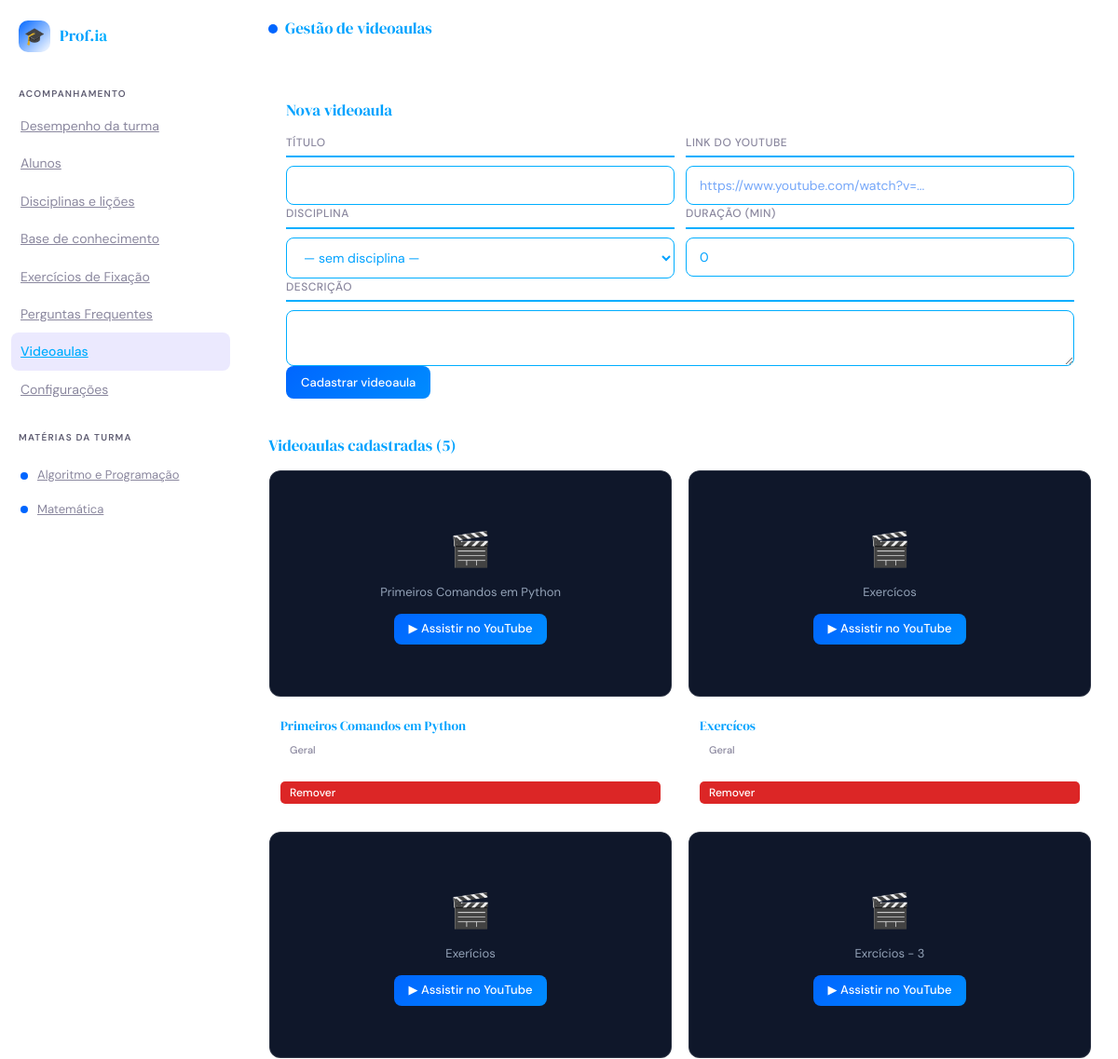
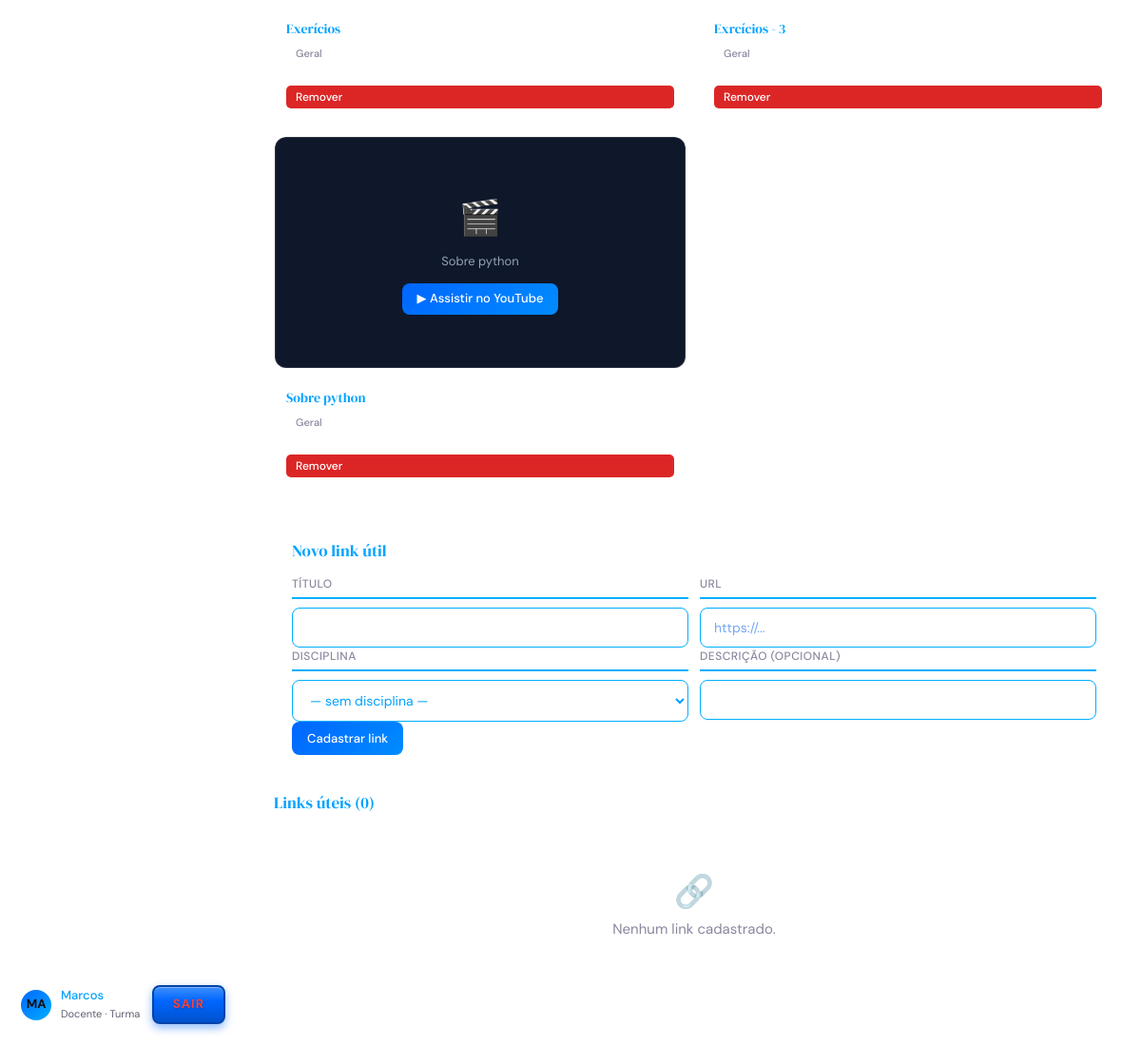
The app's page /professor/videoaulas/ (signed in) with its own data (2 pictures, top to bottom).
### src/frontend/app/models/disciplina.py (models this page shows, shortened)
class Disciplina(models.Model):
    nome = models.CharField("Nome", max_length=80, unique=True)
    descricao = models.TextField("Descricao", blank=True)
    icone = models.CharField("Icone", max_length=10, blank=True)
    cor_primaria = models.CharField(
        "Cor primaria",
        max_length=40,
        default="#1a73e8",
    )
    prompt_sistema = models.TextField(
        "Prompt do sistema",
        blank=True,
    )
    ordem = models.SmallIntegerField("Ordem", default=0)
    ativa = models.BooleanField("Ativa", default=True)
    criado_em = models.DateTimeField("Criado em", auto_now_add=True)
    class Meta:
        verbose_name = "Disciplina"
        verbose_name_plural = "Disciplinas"
        ordering = ["ordem", "nome"]

### src/frontend/app/models/usuarios.py (models this page shows, shortened)
class Usuario(AbstractUser):
    class Papel(models.TextChoices):
        ALUNO = "aluno", "Aluno"
        PROFESSOR = "professor", "Professor"
    papel = models.CharField(
        max_length=20,
        choices=Papel.choices,
        default=Papel.ALUNO,
        verbose_name="Papel",
        help_text="Define o tipo de acesso do usuário no sistema.",
    )
    primeiro_acesso = models.BooleanField(
        default=True,
        verbose_name="Primeiro acesso",
        help_text=(
            "Quando verdadeiro, o usuário é obrigado a trocar a senha "
            "no próximo login. Usado principalmente para professores "
            "cadastrados pelo administrador com senha temporária."
        ),
    )
    identificador_aluno = models.CharField(
        max_length=50,
        blank=True,
        null=True,
        unique=True,
        verbose_name="Identificador do aluno (Grupo 1)",
        help_text=(
            "Vínculo com o registro do aluno no backend do Grupo 1. "
            "Usado nas chamadas à API, por exemplo /api/desempenho/<id>/. "
            "Deixar em branco para professores."
        ),
    )
    class Tema(models.TextChoices):
        CLARO = "claro", "Claro"
        ESCURO = "escuro", "Escuro"
    tema = models.CharField(
        max_length=10,
        choices=Tema.choices,
        default=Tema.CLARO,
        verbose_name="Tema do site",
        help_text="Aparência escolhida pelo usuário (claro ou escuro).",
    )
    notificacoes_email = models.BooleanField(
        default=True,
        verbose_name="Notificações por e-mail",
        help_text="Receber avisos de novas conquistas, quizzes e atividades por e-mail.",
    )
    class Avatar(models.TextChoices):
        AZUL = "azul", "Azul"
        VERDE = "verde", "Verde"
        ROXO = "roxo", "Roxo"
        LARANJA = "laranja", "Laranja"
        ROSA = "rosa", "Rosa"
    avatar_cor = models.CharField(
        max_length=10,
        choices=Avatar.choices,
        default=Avatar.AZUL,
        verbose_name="Cor do avatar",
        help_text="Cor do círculo com as iniciais exibido na barra lateral.",
    )
    reduzir_animacoes = models.BooleanField(
        default=False,
        verbose_name="Reduzir animações",
        help_text="Desativa transições e animações da interface (acessibilidade).",
    )
    turma_nome = models.CharField(
        max_length=100,
        blank=True,
        default="",
        verbose_name="Turma (professor)",
        help_text="Nome da turma exibido no painel do professor.",
    )
    class Turno(models.TextChoices):
        MANHA = "manha", "Manhã"
        TARDE = "tarde", "Tarde"
        NOITE = "noite", "Noite"
        INTEGRAL = "integral", "Integral"
    turma_turno = models.CharField(
        max_length=10,
        choices=Turno.choices,
        blank=True,
        default="",
        verbose_name="Turno da turma (professor)",
    )
    turma_codigo = models.CharField(
        max_length=30,
        blank=True,
        default="",
        verbose_name="Código da turma (professor)",
        help_text="Código ou identificador interno da turma, se houver.",
    )
    disciplina_atual = models.ForeignKey(
        "app.Disciplina",
        null=True,
        blank=True,
        on_delete=models.SET_NULL,
        related_name="alunos",
        verbose_name="Disciplina atual",
        help_text="Disciplina à qual o aluno está vinculado.",
    )
    class Meta:
        db_table = "usuario"
        verbose_name = "Usuário"
        verbose_name_plural = "Usuários"
        ordering = ["username"]
    @property
    def eh_aluno(self) -> bool:
        return self.papel == self.Papel.ALUNO
    @property
    def eh_professor(self) -> bool:
        return self.papel == self.Papel.PROFESSOR

### src/frontend/app/models/videoaulas.py (models this page shows, shortened)
class Videoaula(models.Model):
    titulo = models.CharField("Titulo", max_length=200)
    descricao = models.TextField("Descricao", blank=True)
    url_youtube = models.URLField("Link do YouTube", max_length=500)
    duracao_minutos = models.PositiveSmallIntegerField(
        "Duracao (minutos)",
        default=0,
    )
    disciplina = models.ForeignKey(
        "app.Disciplina",
        null=True,
        blank=True,
        on_delete=models.SET_NULL,
        related_name="videoaulas",
        verbose_name="Disciplina",
    )
    licao = models.ForeignKey(
        "app.Licao",
        null=True,
        blank=True,
        on_delete=models.SET_NULL,
        related_name="videoaulas",
        verbose_name="Licao",
    )
    topico = models.ForeignKey(
        "banco_dados.ConteudoAlgoritmos",
        null=True,
        blank=True,
        on_delete=models.SET_NULL,
        related_name="videoaulas",
        verbose_name="Topico da base de conhecimento",
    )
    ordem = models.PositiveSmallIntegerField("Ordem", default=0)
    cadastrado_por = models.ForeignKey(
        settings.AUTH_USER_MODEL,
        null=True,
        blank=True,
        on_delete=models.SET_NULL,
        related_name="videoaulas_cadastradas",
        verbose_name="Cadastrado por",
    )
    ativa = models.BooleanField("Ativa", default=True)
    criado_em = models.DateTimeField("Criado em", auto_now_add=True)
    atualizado_em = models.DateTimeField("Atualizado em", auto_now=True)
    class Meta:
        verbose_name = "Videoaula"
        verbose_name_plural = "Videoaulas"
        ordering = ["disciplina", "licao", "ordem"]

### src/frontend/app/views.py (the view, shortened to what this page needs)
# urls.py: path("professor/videoaulas/", views.gestao_videoaulas,
@professor_required
def gestao_videoaulas(request):
    ctx = base_ctx(request, "videoaulas")
    ctx.update({
        "videoaulas": list(Videoaula.objects.select_related("disciplina")),
        "disciplinas": list(Disciplina.objects.filter(ativa=True)),
        "links_uteis": list(LinkUtil.objects.select_related("disciplina")),
    })
    return render(request, "professor/videoaulas.html", ctx)

### src/frontend/templates/professor/videoaulas.html (shortened to what this page needs)
{% extends "base.html" %}
{% block page_title %}Gestão de videoaulas{% endblock %}
{% block body %}
<div class="panel-body">
  <div class="form-card">
    <div class="panel-section-head"><h3>Nova videoaula</h3></div>
    <form method="post" action="{% url 'gestao_videoaulas' %}">
      <div class="grid-2">
        <div class="form-group">
          <label class="form-label">Título</label>
          <input class="form-input" name="titulo" required />
        </div>
        <div class="form-group">
          <label class="form-label">Link do YouTube</label>
          <input class="form-input" name="url_youtube" placeholder="https://www.youtube.com/watch?v=..." required />
        </div>
      </div>
      <div class="grid-2">
        <div class="form-group">
          <label class="form-label">Disciplina</label>
          <select class="form-input" name="disciplina">
            <option value="">— sem disciplina —</option>
          </select>
        </div>
        <div class="form-group">
          <label class="form-label">Duração (min)</label>
          <input class="form-input" name="duracao_minutos" type="number" min="0" value="0" />
        </div>
      </div>
      <div class="form-group">
        <label class="form-label">Descrição</label>
        <textarea class="form-input" name="descricao" rows="2"></textarea>
      </div>
      <button class="btn btn-primary" type="submit">Cadastrar videoaula</button>
    </form>
  </div>
  <div class="panel-section">
    <div class="panel-section-head"><h3>Videoaulas cadastradas ({{ videoaulas|length }})</h3></div>
    <div class="video-grid">
      {% for v in videoaulas %}
      <div class="tile" style="padding:0;overflow:hidden;">
        <div class="video-frame" style="background:#0f172a;display:flex;align-items:center;justify-content:center;min-height:140px;">
          <div style="text-align:center;padding:20px;">
            <div style="font-size:36px;margin-bottom:8px;">🎬</div>
            <div style="color:#94a3b8;font-size:13px;margin-bottom:12px;">{{ v.titulo }}</div>
            <a href="{{ v.url_youtube }}" target="_blank" rel="noopener"
               class="btn btn-primary" style="font-size:13px;padding:6px 16px;">
              ▶ Assistir no YouTube
            </a>
          </div>
        </div>
        <div style="padding:12px;">
          <div class="tile-title" style="font-size:14px;">{{ v.titulo }}</div>
          <div class="tile-foot">
            <span class="tag">{{ v.disciplina.nome|default:"Geral" }}</span>
          </div>
        </div>
        <div style="padding:0 12px 12px;">
          <form method="post" action="{% url 'gestao_videoaulas' %}"
                onsubmit="return confirm('Remover a videoaula \'{{ v.titulo }}\'?')"
                style="margin:0;">
            <button type="submit" class="btn btn-sm"
                    style="background:#dc2626;color:#fff;border:none;
                           padding:4px 10px;border-radius:5px;cursor:pointer;
                           font-size:12px;width:100%;">
              Remover
            </button>
          </form>
        </div>
      </div>
      {% empty %}
      <div class="empty"><div class="empty-ico">🎬</div><p>Nenhuma videoaula cadastrada.</p></div>
      {% endfor %}
    </div>
  </div>
  <div class="form-card" style="margin-top:32px;">
    <div class="panel-section-head"><h3>Novo link útil</h3></div>
    <form method="post" action="{% url 'gestao_videoaulas' %}">
      <div class="grid-2">
        <div class="form-group">
          <label class="form-label">Título</label>
          <input class="form-input" name="link_titulo" required />
        </div>
        <div class="form-group">
          <label class="form-label">URL</label>
          <input class="form-input" name="link_url" placeholder="https://..." required />
        </div>
      </div>
      <div class="grid-2">
        <div class="form-group">
          <label class="form-label">Disciplina</label>
          <select class="form-input" name="link_disciplina">
            <option value="">— sem disciplina —</option>
          </select>
        </div>
        <div class="form-group">
          <label class="form-label">Descrição (opcional)</label>
          <input class="form-input" name="link_descricao" />
        </div>
      </div>
      <button class="btn btn-primary" type="submit">Cadastrar link</button>
    </form>
  </div>
  <div class="panel-section">
    <div class="panel-section-head"><h3>Links úteis ({{ links_uteis|length }})</h3></div>
    {% for lk in links_uteis %}
    <div class="list-item">
      <div class="li-main">
        <div class="li-title">{{ lk.titulo }}</div>
        <div class="li-sub">
          {% if lk.disciplina %}{{ lk.disciplina.nome }} · {% endif %}
          {{ lk.descricao|default:"" }}
        </div>
      </div>
      <div class="li-actions" style="gap:8px;">
        <a href="{{ lk.url }}" target="_blank" rel="noopener" class="btn btn-sm">
          Acessar ↗
        </a>
        <form method="post" action="{% url 'gestao_videoaulas' %}"
              onsubmit="return confirm('Remover o link \'{{ lk.titulo }}\'?')"
              style="margin:0;">
          {% csrf_token %}
          <input type="hidden" name="acao" value="excluir_link" />
          <input type="hidden" name="link_id" value="{{ lk.id }}" />
          <button type="submit" class="btn btn-sm"
                  style="background:#dc2626;color:#fff;border:none;
                         padding:4px 10px;border-radius:5px;cursor:pointer;font-size:12px;">
            Remover
          </button>
        </form>
      </div>
    </div>
    {% empty %}
    <div class="empty"><div class="empty-ico">🔗</div><p>Nenhum link cadastrado.</p></div>
    {% endfor %}
  </div>
</div>
{% endblock %}

### src/frontend/templates/base.html (shortened to what this page needs)
{% load static %}
<!DOCTYPE html>
<html lang="pt-BR" data-theme="{{ request.user.tema|default:'claro' }}">
<head>
<link rel="stylesheet" href="{% static 'css/app.css' %}" />
</head>
<body>
<div class="app visible" id="appShell">
  <aside class="sidebar">
    <div class="sidebar-logo">
      <div class="logo-icon">🎓</div>
      <div class="logo-text">Prof.<span>ia</span></div>
    </div>
    {% if request.user.eh_professor %}
    <div class="sidebar-section">
      <div class="sidebar-label">Acompanhamento</div>
      <a class="nav-item {% if active_nav == 'dashboard' %}active{% endif %}" href="{% url 'dashboard_professor' %}">Desempenho da turma</a>
      <a class="nav-item {% if active_nav == 'alunos' %}active{% endif %}" href="{% url 'cadastro_alunos' %}">Alunos</a>
      <a class="nav-item {% if active_nav == 'disciplinas' %}active{% endif %}" href="{% url 'gestao_disciplinas' %}">Disciplinas e lições</a>
      <a class="nav-item {% if active_nav == 'conteudo' %}active{% endif %}" href="{% url 'gestao_conteudo' %}">Base de conhecimento</a>
      <a class="nav-item {% if active_nav == 'quizzes' %}active{% endif %}" href="{% url 'gestao_quizzes' %}">Exercícios de Fixação</a>
      <a class="nav-item {% if active_nav == 'qa' %}active{% endif %}" href="{% url 'gestao_qa' %}">Perguntas Frequentes</a>
      <a class="nav-item {% if active_nav == 'videoaulas' %}active{% endif %}" href="{% url 'gestao_videoaulas' %}">Videoaulas</a>
      <a class="nav-item {% if active_nav == 'configuracoes' %}active{% endif %}" href="{% url 'configuracoes_professor' %}">Configurações</a>
    </div>
    {% endif %}
    <div class="sidebar-section" style="padding-bottom:8px;">
      <div class="sidebar-label">{% if request.user.eh_professor %}Matérias da turma{% else %}Matérias{% endif %}</div>
    </div>
    <div class="subjects-list">
      {% for d in disciplinas %}
      <a class="subject-item {% if d.id == disciplina_ativa_id %}active{% endif %}"
         href="{% if request.user.eh_professor %}{% url 'gestao_disciplinas' %}{% else %}{% url 'chat_aluno' %}?disciplina={{ d.id }}{% endif %}">
        <span class="subject-dot" style="background:{{ d.cor_primaria }}"></span>
        {{ d.nome }}
      </a>
      {% empty %}
      <div class="field-hint" style="padding:0 4px;">Nenhuma matéria cadastrada.</div>
      {% endfor %}
    </div>
    <div class="sidebar-footer">
      <div class="user-card">
        <div class="user-avatar-wrap">
          <div class="user-avatar" style="background:{{ avatar_cor|default:'linear-gradient(135deg,#4ade80,#22d3ee)' }}">{{ avatar_iniciais }}</div>
        </div>
        <div style="flex:1;min-width:0;">
          <div class="user-name">{{ request.user.first_name|default:request.user.username }}</div>
          {% if request.user.eh_professor %}
          <div class="user-level">Docente · {{ turma_nome|default:"Turma" }}</div>
          {% else %}
          <div class="user-level" id="sidebarNivelTxt">Nível {{ nivel.nivel|default:1 }} · {{ nivel.xp_total|default:0 }} XP</div>
          <div class="xp-bar"><div class="xp-fill" id="sidebarXpFill" style="width:{{ xp_pct|default:0 }}%"></div></div>
          {% endif %}
        </div>
        <a class="logout-btn" href="{% url 'sair' %}" title="Sair">Sair</a>
      </div>
    </div>
  </aside>
  <main class="main">
    {% block topbar %}
    <div class="topbar">
      <div class="topbar-subject">
        <div class="dot" style="background:var(--accent)"></div>
        <h2>{% block page_title %}Plataforma{% endblock %}</h2>
      </div>
    </div>
    {% endblock %}
    {% block body %}{% endblock %}
  </main>
</div>
</body>
</html>

### records on screen
Disciplina: nome "Algoritmo e Programação"
Disciplina: nome "Matemática"
Usuario: user.first_name "Marcos"
Videoaula: titulo "Primeiros Comandos em Python", disciplina.nome "Geral"
Videoaula: titulo "Exercícos", disciplina.nome "Geral"
Videoaula: titulo "Exerícios", disciplina.nome "Geral"
Videoaula: titulo "Exrcícios - 3", disciplina.nome "Geral"
Videoaula: titulo "Sobre python", disciplina.nome "Geral"

### other values on screen
{{ avatar_iniciais }} "MA"
{{ turma_nome|default:"Turma" }} "Turma"
{{ videoaulas|length }} "5"
{{ links_uteis|length }} "0"
